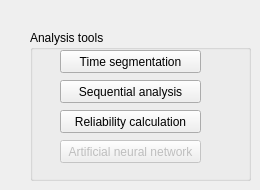
             <widget class="QWidget" name="tab_3">
              <attribute name="title">
               <string>Data analysis tools</string>
              </attribute>
              <widget class="QGroupBox" name="groupBox_8">
               <property name="geometry">
                <rect>
                 <x>30</x>
                 <y>30</y>
                 <width>221</width>
                 <height>151</height>
                </rect>
               </property>
               <property name="title">
                <string>Analysis tools</string>
               </property>
               <widget class="QPushButton" name="pbEstatistica">
                <property name="geometry">
                 <rect>
                  <x>30</x>
                  <y>20</y>
                  <width>141</width>
                  <height>23</height>
                 </rect>
                </property>
                <property name="text">
                 <string>Time segmentation</string>
                </property>
               </widget>
               <widget class="QPushButton" name="pbTransicao">
                <property name="geometry">
                 <rect>
                  <x>30</x>
                  <y>50</y>
                  <width>141</width>
                  <height>23</height>
                 </rect>
                </property>
                <property name="text">
                 <string>Sequential analysis</string>
                </property>
               </widget>
               <widget class="QPushButton" name="pbConcordancia">
                <property name="geometry">
                 <rect>
                  <x>30</x>
                  <y>80</y>
                  <width>141</width>
                  <height>23</height>
                 </rect>
                </property>
                <property name="text">
                 <string>Reliability calculation</string>
                </property>
               </widget>
               <widget class="QPushButton" name="pbRNA">
                <property name="enabled">
                 <bool>false</bool>
                </property>
                <property name="geometry">
                 <rect>
                  <x>30</x>
                  <y>110</y>
                  <width>141</width>
                  <height>23</height>
                 </rect>
                </property>
                <property name="text">
                 <string>Artificial neural network</string>
                </property>
               </widget>
              </widget>
             </widget>
